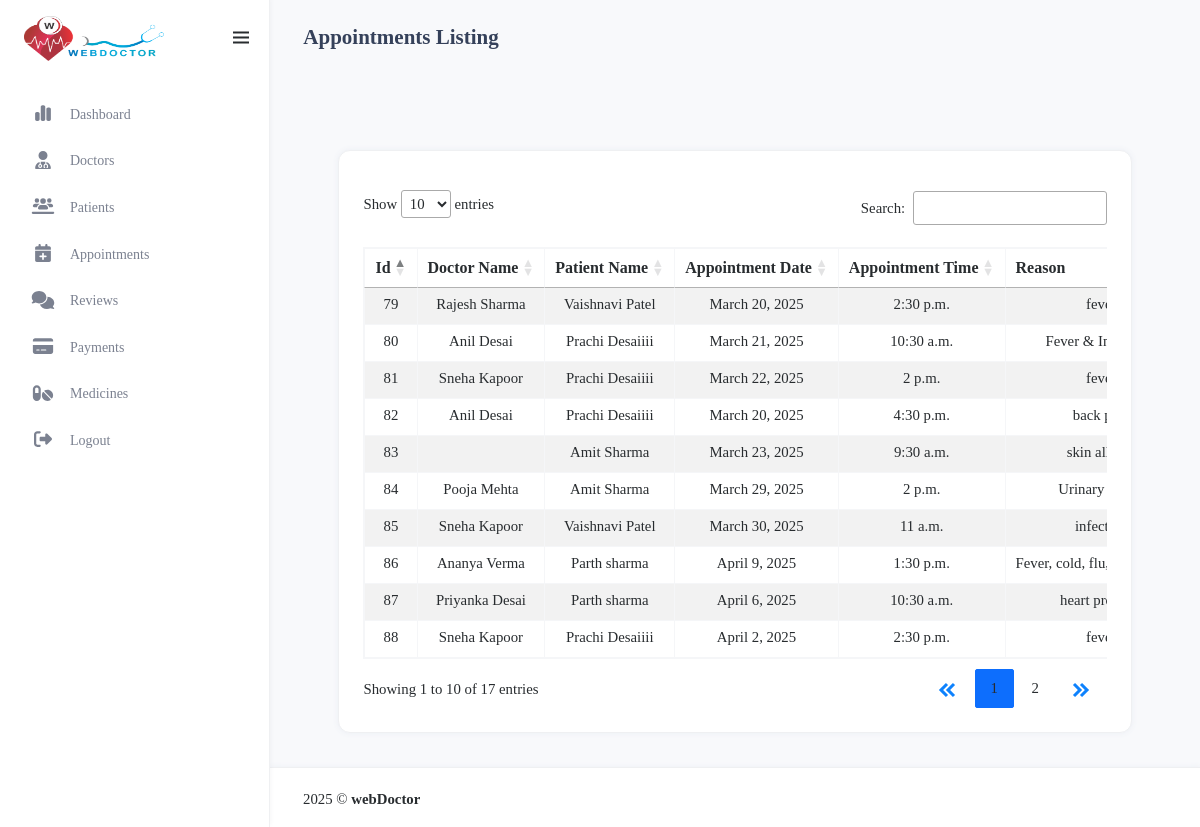
Page /admin_manage_appointments/ on the earlier database version.
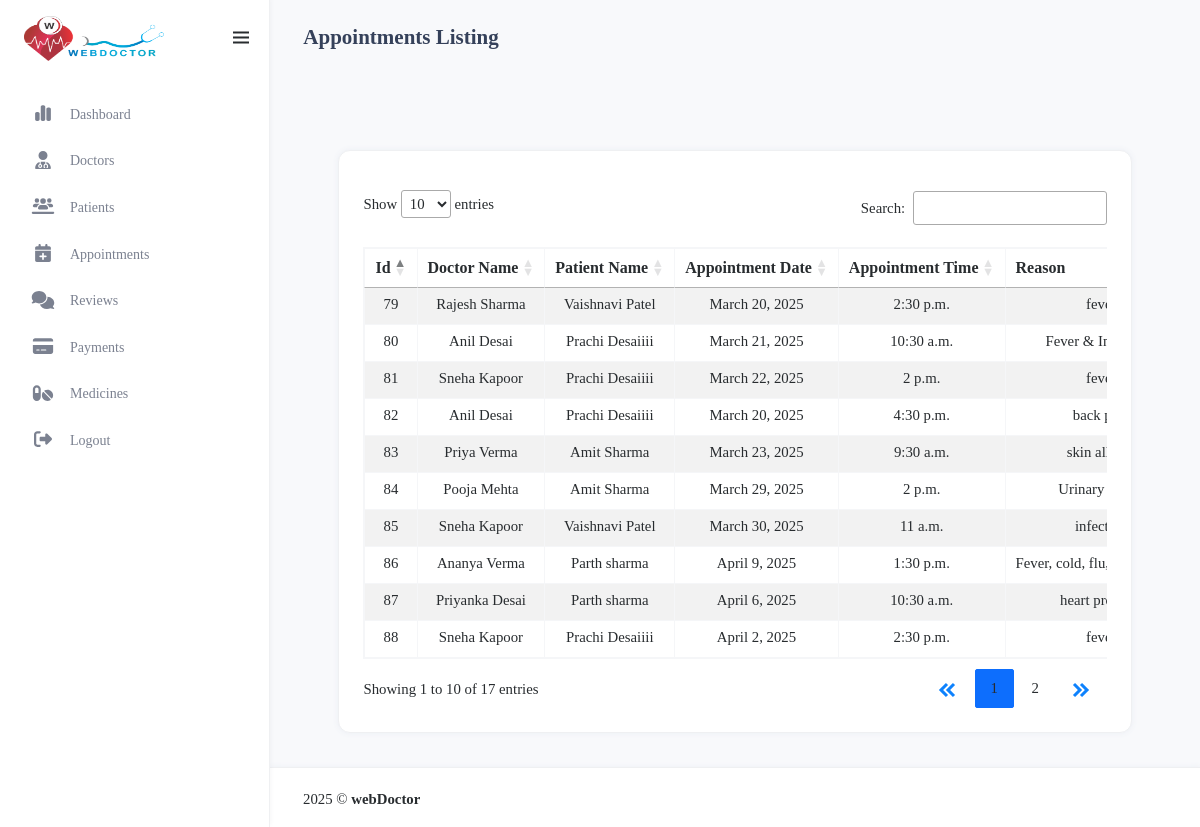
Same page on the later database version.
### myapp/models.py (models this page shows, shortened)
class appointment(models.Model):
     STATUS_CHOICE=[('Pending', 'Pending'), ('Confirm', 'Confirm'), ('Cancelled', 'Cancelled')]
     doctor_id=models.ForeignKey(doctorRegister,on_delete=models.CASCADE)
     patient_id=models.ForeignKey(patientRegister,on_delete=models.CASCADE)
     appointment_date = models.DateField()
     appointment_time = models.TimeField()
     reason = models.TextField(null=True)
     symptoms = models.CharField(max_length=255, blank=True, null=True)
     status = models.CharField(max_length=20, choices=STATUS_CHOICE, default='Pending')
     reason = models.TextField(null=True)
     symptoms = models.CharField(max_length=255, blank=True, null=True)
     booking_date = models.DateField(default=now)
     meeting_link = models.URLField(blank=True, null=True)

class patientRegister(models.Model):
      BLOOD_GROUP_CHOICES = [
        ('A+', 'A+'), ('A-', 'A-'), ('B+', 'B+'), ('B-', 'B-'),
        ('O+', 'O+'), ('O-', 'O-'), ('AB+', 'AB+'), ('AB-', 'AB-')
      ]
      name = models.CharField(max_length=100)
      email = models.EmailField(unique=True)
      phno = models.BigIntegerField(unique=True)
      password = models.CharField(max_length=255)
      profile_img = models.ImageField(upload_to='profile_pics/', null=True, blank=True)
      dob=models.DateField(null=True)
      age = models.PositiveIntegerField(null=True)  # Age field
      weight = models.DecimalField(null=True,max_digits=5,decimal_places=2)#Weight field
      height = models.DecimalField(null=True,max_digits=5, decimal_places=2)
      address = models.TextField()  # Full address
      city = models.CharField(max_length=50)
      state = models.CharField(max_length=50)
      blood_group = models.CharField(max_length=3, choices=BLOOD_GROUP_CHOICES)  # Dropdown selection

class doctorRegister(models.Model):
    GENDER_CHOICES = [
        ('M', 'Male'),
        ('F', 'Female'),
        ('O', 'Other'),
    ]
    AVAILABILITY_CHOICES = [
        ('Available', 'Available'),
        ('Not Available', 'Not Available'),
    ]
    name = models.CharField(max_length=100)
    email = models.EmailField(unique=True)
    phno = models.BigIntegerField(unique=True)
    password = models.CharField(max_length=100)
    profile_img = models.ImageField(upload_to='profile_pics/', null=True, blank=True)
    qualification = models.CharField(max_length=100,blank=True, null=True)
    specialization = models.CharField(max_length=100,blank=True, null=True)
    experience = models.IntegerField(blank=True, null=True)
    address = models.TextField(blank=True, null=True)
    city = models.CharField(max_length=50,blank=True, null=True)
    state = models.CharField(max_length=50,blank=True, null=True)
    clinic_name = models.CharField(max_length=255)
    clinic_address = models.TextField()
    gender = models.CharField(max_length=5, choices=GENDER_CHOICES)
    mci_no = models.CharField(max_length=10,blank=True, null=True)
    fee = models.BigIntegerField(null=True)
    about_me=models.TextField(null=True)
    is_approved = models.BooleanField(default=False)
    is_rejected = models.BooleanField(default=False)
    is_available = models.CharField(max_length=20, choices=AVAILABILITY_CHOICES)  # Updated field

### myapp/views.py (the view)
# urls.py: path('admin_manage_appointments/',views.admin_manage_appointments,name='admin_manage_appointments'),
def admin_manage_appointments(request):
    all_appointments=appointment.objects.all
    return render(request ,'admin_manage_appointments.html',{'all':all_appointments})

### myapp/templates/admin_manage_appointments.html (shortened to what the changed rows need)
{% load static %}
<html lang="en" style="transform: none" class="fontawesome-i2svg-active fontawesome-i2svg-complete">
<head>
    <link href="{%static 'assets/admin_libs/jsvectormap/css/jsvectormap.min.css'%}" rel="stylesheet" type="text/css" />
    <link href="{%static 'assets/admin_css/bootstrap.min.css' %}" id="bootstrap-style" rel="stylesheet"
        type="text/css" />
    <link href="{%static 'assets/admin_css/app.min.css' %}" id="app-style" rel="stylesheet" type="text/css" />
    <link href="{%static 'assets/admin_css/icons.min.css' %}" rel="stylesheet" type="text/css" />
    <link rel="stylesheet" href="https://cdnjs.cloudflare.com/ajax/libs/boxicons/2.1.4/css/boxicons.min.css" />
    <link rel="stylesheet" href="https://cdnjs.cloudflare.com/ajax/libs/jquery-confirm/3.3.2/jquery-confirm.min.css">
    <link rel="stylesheet" type="text/css" href="https://cdn.datatables.net/1.13.6/css/dataTables.bootstrap5.min.css" />
    <link rel="stylesheet" type="text/css"
        href="https://cdn.datatables.net/responsive/2.5.0/css/responsive.bootstrap5.min.css" />
    <link rel="stylesheet" href="https://cdnjs.cloudflare.com/ajax/libs/font-awesome/6.4.0/css/all.min.css">
</head>
<body>
    <div id="layout-wrapper">
        <div class="main-content">
          <div class="page-content">
              <div class="container-fluid mt-3">
      <div class="content">
        <div class="container-fluid">
          <div class="row">
            <div class="col-md-12">
              <div class="card card-table flex-fill">
                <div class="card-body">
                  <div class="table-responsive table-hover">
                    <table
                      id="appointmentTable"
                      class="table table-striped table-info-light table-bordered border-light-subtle dt-responsive table-hover nowrap" style="width:100%;"
                    >
                      <thead class="text-center">
                        <tr>
                          <th>Id</th>
                          <th>Doctor Name</th>
                          <th>Patient Name</th>
                          <th>Appointment Date</th>
                          <th>Appointment Time</th>
                          <th>Reason</th>
                        </tr>
                      </thead>
                      <tbody class="fs-6">
                        {% for appointment in all %}
                        <tr class="text-center">
                          <td>{{ appointment.id }}</td>
                          <td>{{ appointment.doctor_id.name }}</td>
                          <td>{{ appointment.patient_id.name }}</td>
                          <td>{{ appointment.appointment_date }}</td>
                          <td>{{ appointment.appointment_time }}</td>
                          <td>{{ appointment.reason }}</td>
                        </tr>
                        {% endfor %}
                      </tbody>
                    </table>
                  </div>
                </div>
              </div>
            </div>
          </div>
        </div>
      </div>
                  </div>
              </div>
          </div>
      </div>
</html>

Differences in the rows shown:
changed through a linked row, appointment "skin…": doctor_id.name (not shown) → "Priya Verma"
